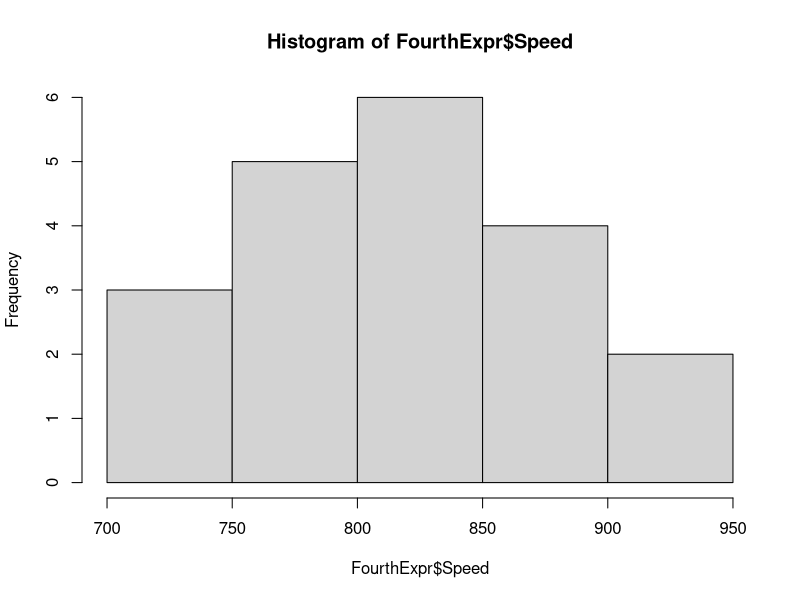
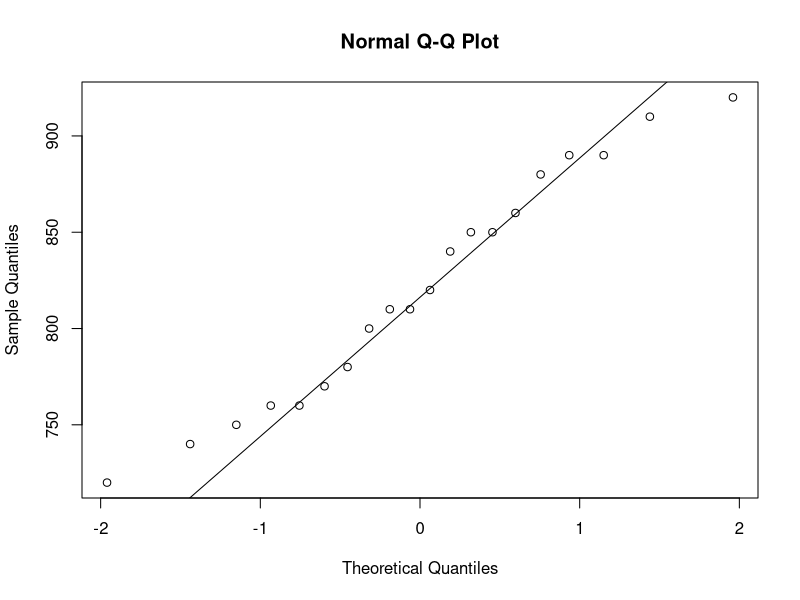

Write R code to recreate these figures, in order.
# Problem - 1

FourthExpr = morley[morley$Expt == '4', ]

FourthExpr

hist(FourthExpr$Speed) # изглежда добре!

qqnorm(FourthExpr$Speed)
qqline(FourthExpr$Speed)

shapiro.test(FourthExpr$Speed)

results = t.test(FourthExpr$Speed, conf.level = 0.97)
results

results$conf.int